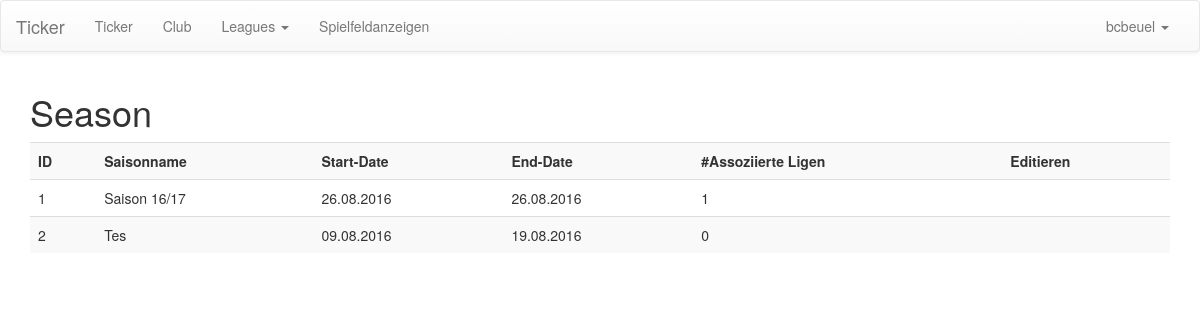
The app's page /ticker/manage/season/ (signed in) with its own data.
### ticker/models/leaguestructure.py (models this page shows, shortened)
class Season(models.Model):
    season_name = models.CharField(max_length=255)
    start_date = models.DateTimeField(default=timezone.now())
    end_date = models.DateTimeField(default=timezone.now())
    active = models.BooleanField(default=True)
    @staticmethod
    def get_seasons():
        return Season.objects.filter(
            active=True
        )
    def get_name(self):
        return self.season_name
    def get_leagues(self):
        return League.objects.filter(associated_season=self)

### ticker/views/user_interface.py (the view)
# urls.py: url(r'^manage/season/([0-9]+)/?$', manage_season, name='manage_season'),
@login_required
def manage_season(request, season_id=None):
    season = Season.objects.get(id=season_id) if season_id is not None else None
    context = dict(seasons=Season.get_seasons(), season=season)
    return render(request, 'user/manage_season.html', context)

### ticker/models/leaguestructure.py (called while the page is built)
    def get_name(self):
        return self.name

### ticker/templatetags/custom_tags.py (called while the page is built)
@register.filter
def is_current_season_class(obj):
    return 'currentseason' if obj.season_is_on else ''

@register.filter
def get_club(user):
    assert(isinstance(user, User))
    p = Profile.objects.filter(user=user).first()
    if p is None:
        return None
    return p.associated_club

@register.filter
def get_leagues_club(user):
    club = get_club(user)
    leagues = League.objects.filter(teams__parent_club=club).distinct()
    return leagues

### ticker/templates/user/manage_season.html (shortened to what this page needs)
{% extends 'user/manage_base.html' %}
{% load custom_tags %}
{% block content %}
    <div class="container">
        <div class="row">
            <div class="col-sm-12">
                <h1>Season</h1>
                <form action="{% url 'add_season' %}" method="post">
                <table class="table table-responsive table-striped">
                    <tr>
                        <th>ID</th>
                        <th>Saisonname</th>
                        <th>Start-Date</th>
                        <th>End-Date</th>
                        <th>#Assoziierte Ligen</th>
                        <th>Editieren</th>
                    </tr>
                    {% for season in seasons %}
                        <tr class="{{ season|is_current_season_class }}">
                            <td>{{ season.id }}</td>
                            <td>{{ season.get_name }}</td>
                            <td>{{ season.start_date|date:'d.m.Y' }}</td>
                            <td>{{ season.end_date|date:'d.m.Y' }}</td>
                            <td>{{ season.get_leagues|length }}</td>
                            <td>
                            </td>
                        </tr>
                    {% endfor %}
                </table>
                </form>
            </div>
        </div>
    </div>
{% endblock %}

### ticker/templates/user/manage_base.html (shortened to what this page needs)
{% extends 'base.html' %}
{% load custom_tags %}
{% block navigation %}
    {% if request.user.is_authenticated %}
    <nav class="navbar navbar-default">
        <div class="container-fluid">
            <div class="navbar-header">
                <a class="navbar-brand" href="{% url 'manage_dashboard' %}">Ticker</a>
            </div>
            <div class="collapse navbar-collapse" id="bs-example-navbar-collapse-1">
                <ul class="nav navbar-nav">
                    {% url 'manage_ticker' as tickerurl %}
                    <li {% if tickerurl == request.get_full_path %} class="active" {% endif %}>
                        <a href="{{ tickerurl }}">
                            Ticker
                        </a>
                    </li>
                    <li>
                        {% with responsible_club=request.user|get_club %}
                            {% if responsible_club %}
                                <a href="{% url 'manage_club_details' responsible_club.id %}">Club</a>
                            {% else %}
                                {% if request.user.is_superuser %}
                                    <a href="{% url 'manage_clubs' %}">Club</a>
                                {% endif %}
                            {% endif %}
                        {% endwith %}
                    </li>
                    <li class="dropdown">
                        <a href="#" class="dropdown-toggle" data-toggle="dropdown" role="button" aria-haspopup="true" aria-expanded="false">
                            Leagues
                            <span class="caret"></span>
                        </a>
                    </li>
                    <li><a href="{% url 'display_dashboard' %}">Spielfeldanzeigen</a></li>
                </ul>
                <ul class="nav navbar-nav navbar-right">
                    <li class="dropdown">
                        <a href="#" class="dropdown-toggle" data-toggle="dropdown"
                           role="button" aria-haspopup="true" aria-expanded="false">{{ request.user }} <span class="caret"></span></a>
                    </li>
                </ul>
            </div>
        </div>
    </nav>
    {% endif %}
{% endblock %}

### records on screen
Season: id "1", get_name "Saison 16/17", start_date "26.08.2016", end_date "26.08.2016", get_leagues|length "1"
Season: id "2", get_name "Tes", start_date "09.08.2016", end_date "19.08.2016", get_leagues|length "0"

### other values on screen
{{ request.user }} "bcbeuel"
